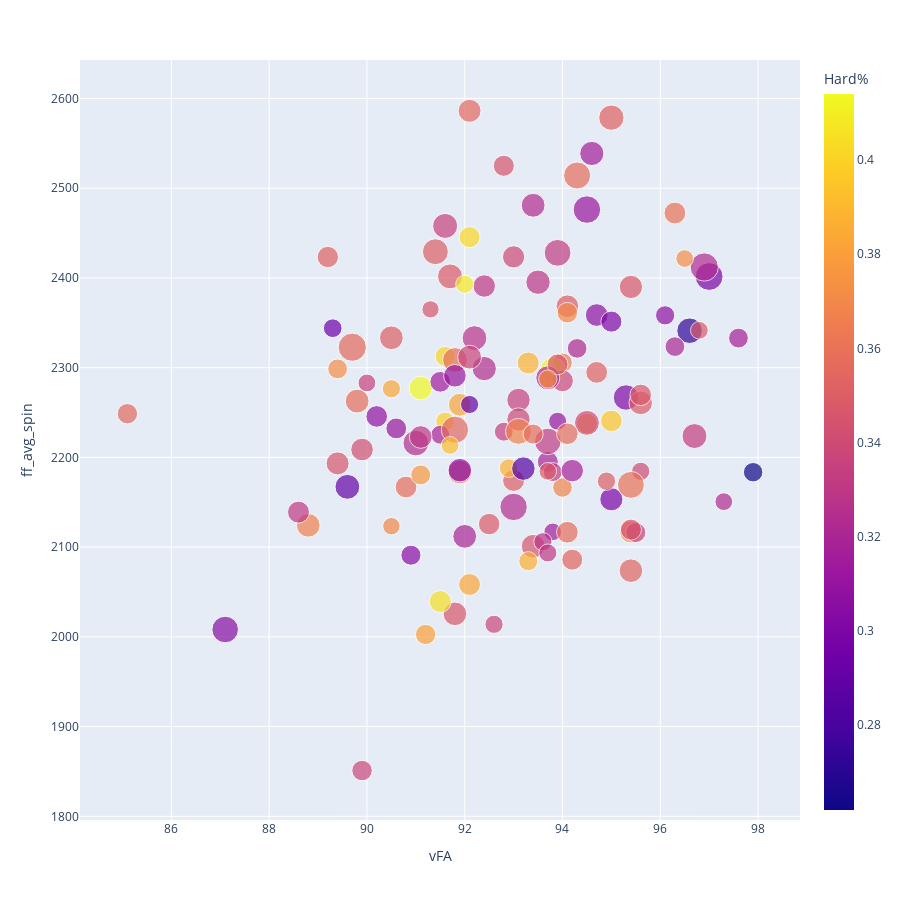

Source (notebook cell):
### Markdown cell above
- **Correlations**

### Code cell
fig = px.scatter(master, x="vFA", y="ff_avg_spin",
                 size="IP", color ="Hard%" ,
                 hover_name="Name", log_x=False, size_max=20, width=900, height=900,
                 title = "")

fig.show()

### Figure 1 — Plotly figure (JSON) as saved in the notebook; plotly's stock layout.template omitted (floating-point values rounded to 4 significant figures; data arrays with more than 128 entries replaced by an {"elided": "..."} marker saying what was removed)
{"data": [{"hovertemplate": "<b>%{hovertext}</b><br><br>vFA=%{x}<br>ff_avg_spin=%{y}<br>IP=%{marker.size}<br>Hard%=%{marker.color}<extra></extra>", "hovertext": {"elided": "132 str values"}, "legendgroup": "", "marker": {"color": {"elided": "132 float values"}, "coloraxis": "coloraxis", "size": {"elided": "132 float values"}, "sizemode": "area", "sizeref": 2.021, "symbol": "circle"}, "mode": "markers", "name": "", "orientation": "v", "showlegend": false, "type": "scatter", "x": {"elided": "132 float values"}, "xaxis": "x", "y": {"elided": "132 float values"}, "yaxis": "y"}], "layout": {"coloraxis": {"colorbar": {"title": {"text": "Hard%"}}, "colorscale": [[0, "#0d0887"], [0.1111, "#46039f"], [0.2222, "#7201a8"], [0.3333, "#9c179e"], [0.4444, "#bd3786"], [0.5556, "#d8576b"], [0.6667, "#ed7953"], [0.7778, "#fb9f3a"], [0.8889, "#fdca26"], [1, "#f0f921"]]}, "height": 900, "legend": {"itemsizing": "constant", "tracegroupgap": 0}, "margin": {"t": 60}, "width": 900, "xaxis": {"anchor": "y", "domain": [0, 1], "title": {"text": "vFA"}}, "yaxis": {"anchor": "x", "domain": [0, 1], "title": {"text": "ff_avg_spin"}}}}
